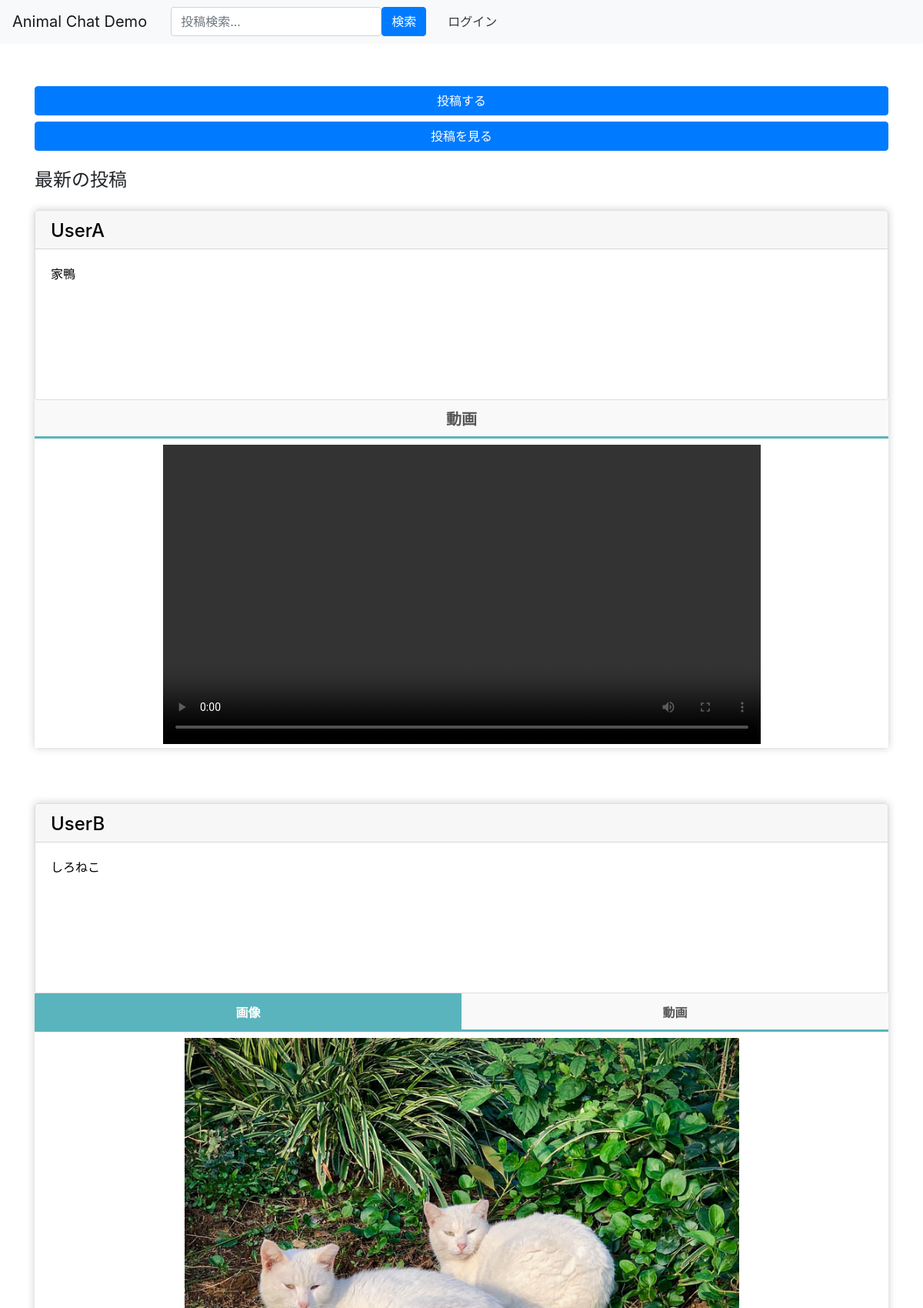
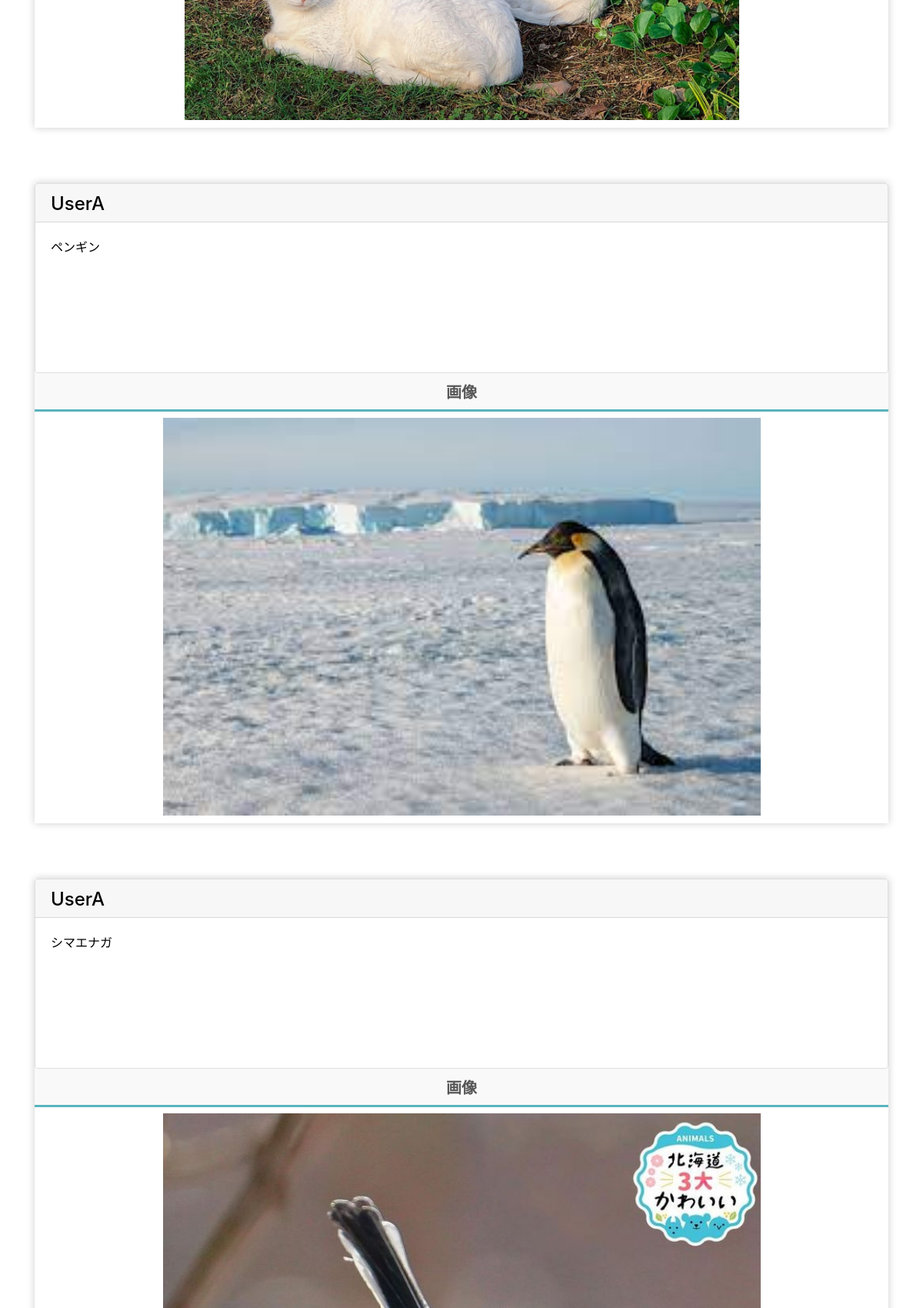
The page / (upper part) on the database its author committed (2 pictures, top to bottom).
### post/models.py (models this page shows)
class PostInfo(models.Model): # 投稿IDは自動でつく
    account_id = models.ForeignKey(User, on_delete=models.CASCADE) # アカウントID　外部キー
    post = models.CharField('post', max_length=300) # 投稿文　文字数300文字
    post_date = models.DateTimeField('post_date', max_length=12, default=timezone.now) # 投稿日時
    image = models.ImageField(upload_to='img/post', verbose_name='画像', null=True, blank=True)
    video = models.FileField(upload_to='video/post',  verbose_name='動画', null=True, blank=True)
    def __str__(self):
        return self.post

### accounts/models.py (models this page shows)
class User(AbstractBaseUser, PermissionsMixin):
    screen_name = models.CharField(
        gettext_lazy('アカウント名'),
        max_length=128,
        default='',
        blank=True,
        help_text=gettext_lazy('128文字以内で入力してください'),
    )
    email = models.EmailField(gettext_lazy('メールアドレス'), unique=True)
    is_staff = models.BooleanField(
        gettext_lazy('staff status'),
        default=False,
        help_text=gettext_lazy('Designates whether the user can log into this admin site.'),
    )
    is_active = models.BooleanField(
        gettext_lazy('active'),
        default=True,
        help_text=gettext_lazy(
            'Designates whether this user should be treated as active. Unselect this instead of deleting accounts.'
        ),
    )
    date_joined = models.DateTimeField(gettext_lazy('date joined'), default=timezone.now)
    objects = CustomUserManager()
    points = models.IntegerField(
        default=0,
        blank=True,
        null=True,
    )
    USERNAME_FIELD = 'email'
    REQUIRED_FIELDS = []
    class Meta:
        verbose_name = gettext_lazy('user')
        verbose_name_plural = gettext_lazy('users')
    def __str__(self):
        return self.__unicode__()
    def __unicode__(self):
        return self.screen_name or self.email

### accounts/views.py (the view, shortened to what this page needs)
# urls.py: path('', views.Index.as_view(), name='index'),
class Index(ListView):
    template_name = 'accounts/index.html'
    model = User
    model = PostInfo # 投稿情報モデル
    context_object_name = 'ctx' # コンテキスト名
    def get_queryset(self, **kwargs): # モデルから情報を取得
        queryset = super().get_queryset(**kwargs) # 全取得
        queryset = queryset.all() # 部分一致で検索
        print(queryset)
        queryset = queryset.order_by('-post_date')[0:5] # 投稿降順で並び替え&5件まで表示
        try:
            id = self.request.user.id
        except:
            print("not_login")
        return queryset

### templates/accounts/index.html (shortened to what this page needs)
{% extends 'base.html' %}
{% block content %}
<div class="row justify-content-center">
        <div class="col-12">
            <div class="row">&nbsp&nbsp&nbsp
            </div>
            <br>
            <div class="row">
                <div class="col-12">
                    <a href="{% url 'post:posts' %}" class="btn btn-primary btn-block">投稿する</a>
                    <a href="{% url 'post:posts_search' %}" class="btn btn-primary btn-block">投稿を見る</a>
                    <div class="main-container">
                        <div class="post-section">
                            <br>
                            <div class="card-columns">
                                <div class="h4">最新の投稿</div>
                            </div>
                            <br>
                {% if ctx %}
                {% for post in ctx %}
                <div class="post">
                    {% if post.image and post.video %}
                        <div class="tabs">
                            <div>
                                <a href='{% url 'post:posts_detail' post.pk %}' style="color:black;">
                                    <div class="card">
                                        <div class="card-header" style="height:50px;width:auto;">
                                                <h4>{{ post.account_id }}</h4>
                                        </div>
                                        <div class="card-body" style="height:195px;">
                                            <div class="post-content">
                                                <p>{{post.post}}</p>
                                            </div>
                                        </div>
                                    </div>
                                </a>
                            </div>
                            <div>
                                <label class="tab_item" for="programming">画像</label>
                                <label class="tab_item" for="design">動画</label>
                                <div class="tab_content" id="programming_content" style="margin-left: auto;margin-right: auto;width:100%;vertical-align: middle;height:100%;">
                                    <div style="text-align:center;">
                                        <img src="/media/{{ post.image }}" style="object-fit: contain; width: 70%; height: 70%;">
                                    </div>
                                </div>
                            </div>
                        </div>
                        <br>
                        <br>
                        <br>
                    {% endif %}
                    {% if post.image %}
                    {% if not post.video %}
                    <div class="tabs">
                        <div>
                            <a href='{% url 'post:posts_detail' post.pk %}' style="color:black;">
                                <div class="card">
                                    <div class="card-header" style="height:50px;width:auto;">
                                            <h4>{{ post.account_id }}</h4>
                                    </div>
                                    <div class="card-body" style="height:195px;">
                                        <div class="post-content">
                                            <p>{{post.post}}</p>
                                        </div>
                                    </div>
                                </div>
                            </a>
                        </div>
                        <div>
                            <label class="tab_item2" for="programming">画像</label>
                            <div style="text-align:center;vertical-align: middle;padding: 0 0 10px;">
                                <img src="/media/{{ post.image }}" style="object-fit: contain; width: 70%; height: 70%;">
                            </div>
                        </div>
                    </div>
                    <br>
                    <br>
                    <br>
                    {% endif %}
                    {% endif %}
                    {% if post.video %}
                    {% if not post.image %}
                    <div class="tabs">
                        <div>
                            <a href='{% url 'post:posts_detail' post.pk %}' style="color:black;">
                                <div class="card">
                                    <div class="card-header" style="height:50px;width:auto;">
                                            <h4>{{ post.account_id }}</h4>
                                    </div>
                                    <div class="card-body" style="height:195px;">
                                        <div class="post-content">
                                            <p>{{post.post}}</p>
                                        </div>
                                    </div>
                                </div>
                            </a>
                        </div>
                        <div>
                            <label class="tab_item2" for="programming">動画</label>
                            <div style="text-align:center;">
                                <video id="video" src="/media/{{ post.video }}" controls style="object-fit: contain; width: 70%; height: 70%;" controlsList="nodownload" oncontextmenu="return false;"></video>
                            </div>
                        </div>
                    </div>
                    <br>
                    <br>
                    <br>
                    {% endif %}
                    {% endif %}
                </div>
                {% endfor %}
                {% endif %}
                <br>
                    </div>
                </div>
            </div>
        </div>
</div>
{% endblock %}

### rows shown on the page
PostInfo: account_id "UserA", post "家鴨"
PostInfo: account_id "UserB", post "しろねこ", image (picture)
PostInfo: account_id "UserA", post "ペンギン", image (picture)
PostInfo: account_id "UserA", post "シマエナガ", image (picture)
